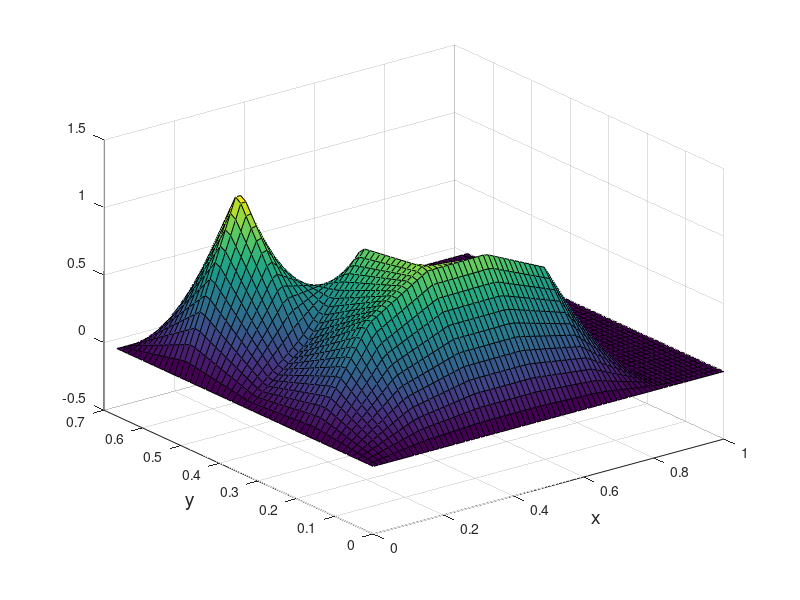
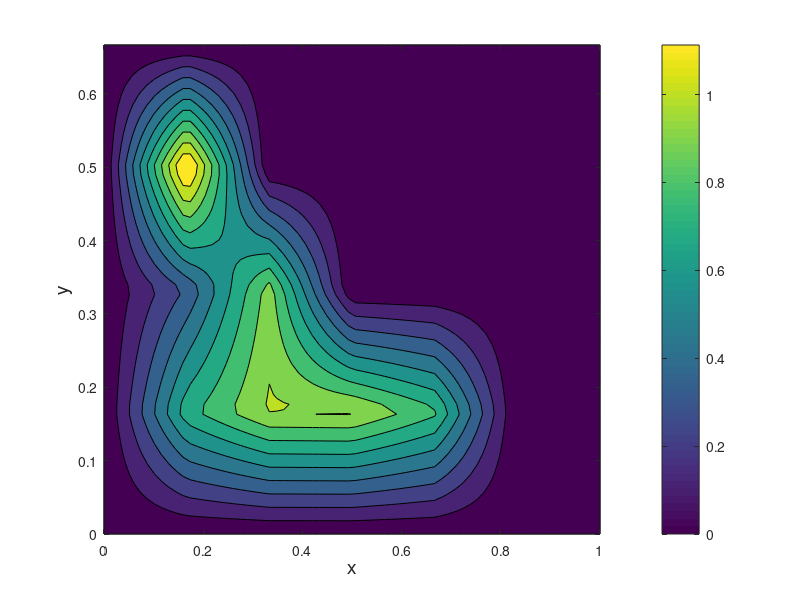

Source code (MATLAB) for these figures, in order:
A = [-4 1 0 0 0 1 0 0 0 0 0 0 0;
    1 -4 1 0 0 0 1 0 0 0 0 0 0;
    0 1 -4 1 0 0 0 1 0 0 0 0 0;
    0 0 1 -4 1 0 0 0 1 0 0 0 0;
    0 0 0 4/3 -6 0 0 0 0 0 0 0 0;
    1 0 0 0 0 -4 1 0 0 1 0 0 0;
    0 1 0 0 0 1 -4 1 0 0 1 0 0;
    0 0 1 0 0 0 1 -4 1 0 0 1 0;
    0 0 0 1 0 0 0 1 -4 0 0 0 1;
    0 0 0 0 0 1 0 0 0 -4 1 0 0;
    0 0 0 0 0 0 1 0 0 1 -4 1 0;
    0 0 0 0 0 0 0 1 0 0 1 -4 1;
    0 0 0 0 0 0 0 0 0 0 0 4/3 -6;];
b = -ones(13,1)/1^2;
v = A\b;

% In matrix form
x = linspace(0,1,13);
y = linspace(0,2/3,5);
vMat = zeros(7,5);
vMat(2,2) = v(1);
vMat(3,2) = v(2);
vMat(4,2) = v(3);
vMat(5,2) = v(4);
vMat(2,3) = v(5);
vMat(3,3) = v(6);
vMat(2,4) = v(7);

 
% Interpolated
x = linspace(0,1,7);
y = linspace(0,2/3,5);
[X,Y] = meshgrid(x,y);
xi = linspace(0,1,70);
yi = linspace(0,2/3,50);
[XI,YI] = meshgrid(xi,yi);
vMatI = interp2(X,Y,vMat',XI,YI);

surf(XI,YI,vMatI)
xlabel('x','FontSize',14);
ylabel('y','FontSize',14);

figure
contourf(XI,YI,vMatI)
xlabel('x','FontSize',14);
ylabel('y','FontSize',14);
colorbar

